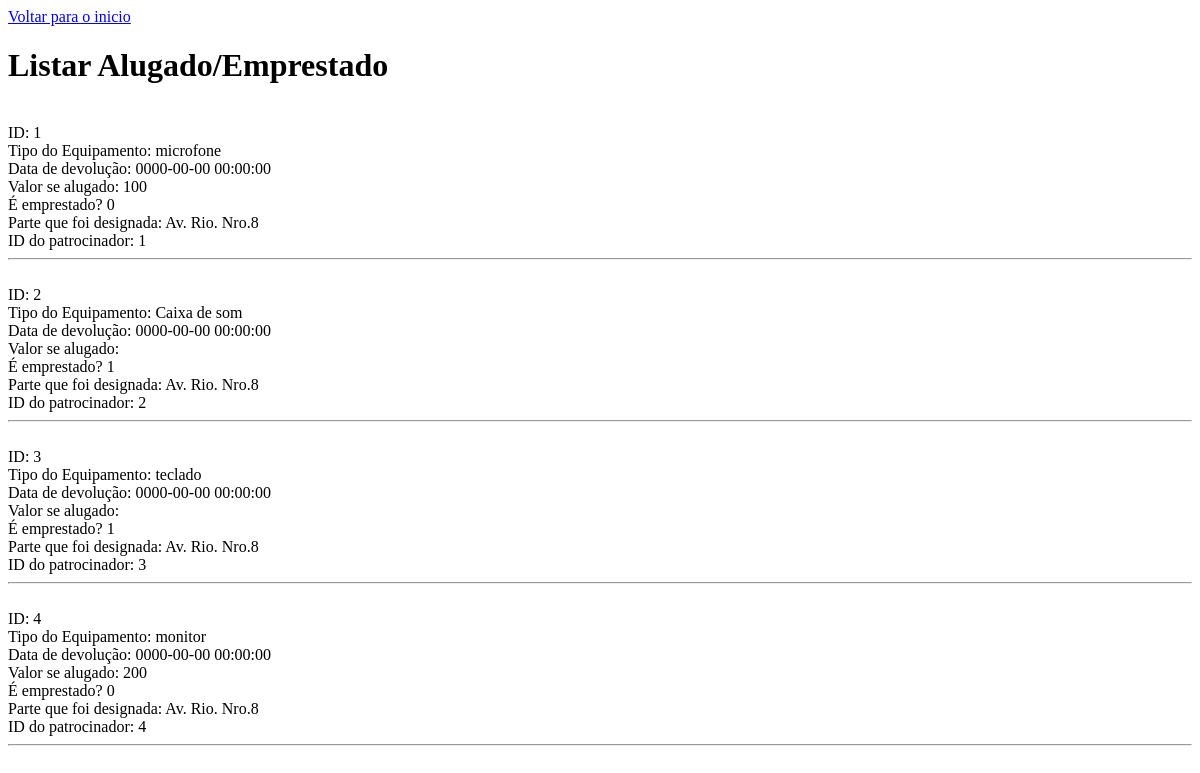
Before: /lib/Select-Listar-PHP/AlugadoEmprestado.php with the older database file.
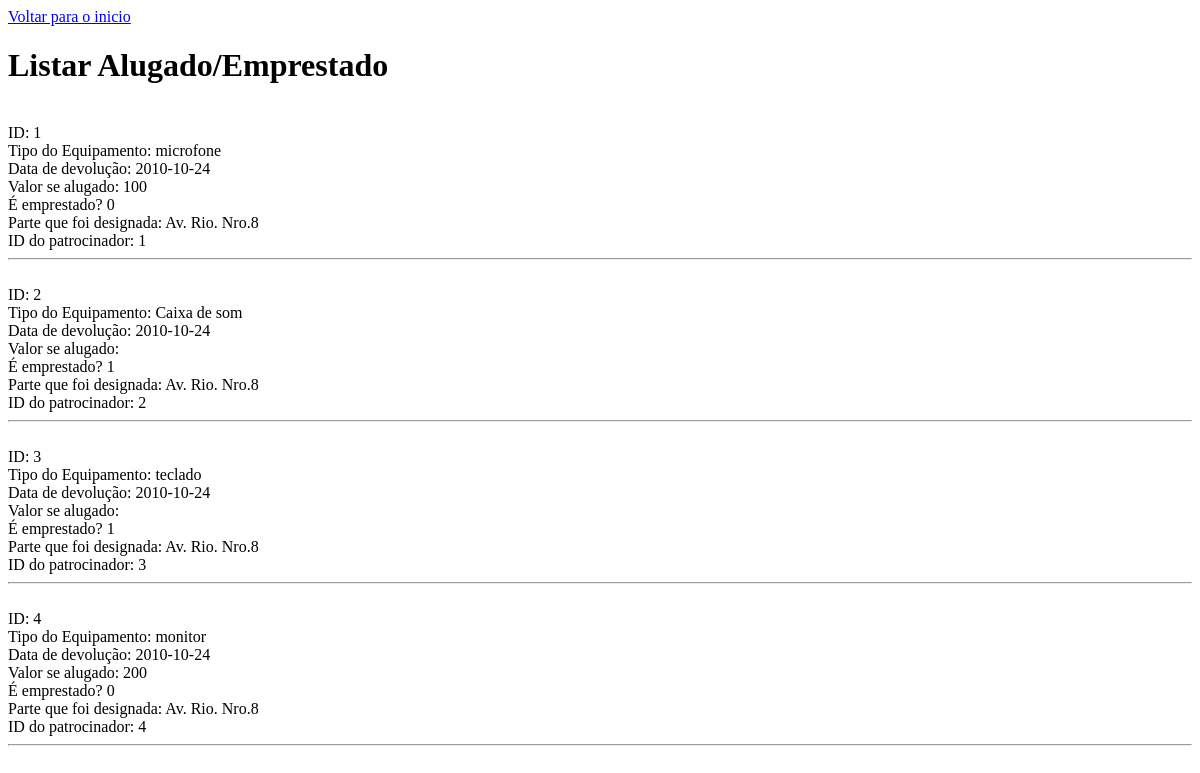
After: the same page with the newer database file.
### tables this page shows
create table alugadoemprestado (
	id_equipamento serial not null, 
	tipo varchar(30), 
	datadevolucao date not null, 
	valor int, 
	emprestado boolean not null,
	partdesiguinada char(30), 
	id_patrocinio bigint unsigned
);

### www/lib/Select-Listar-PHP/AlugadoEmprestado.php (the view, shortened to what this page needs)
<?php
    include("../../modulos/Conexao.php");
?>
<!DOCTYPE html>
<html lang="pt_BR">
<head>
</head>
<body>
<a href="../../index.php">Voltar para o inicio</a>
    <h1>Listar Alugado/Emprestado</h1>
<?php
    $query_usuarios = "SELECT id_equipamento, tipo, datadevolucao, valor, emprestado, partdesiguinada, id_patrocinio FROM alugadoemprestado";
    $resultado_usuarios = $pdo->prepare($query_usuarios);
    $resultado_usuarios->execute();
    if( ($resultado_usuarios) AND ($resultado_usuarios->rowCount() != 0 ) ){
        while($row_usuários = $resultado_usuarios->fetch( PDO:: FETCH_ASSOC )){
            extract($row_usuários);
            echo "<br>ID: " . $id_equipamento . "<br>Tipo do Equipamento: " . $tipo . "<br>Data de devolução: " . $datadevolucao . "<br>Valor se alugado: " . $valor . "<br>É emprestado? " . $emprestado . "<br>Parte que foi designada: " . $partdesiguinada . "<br>ID do patrocinador: " . $id_patrocinio . "<br> <hr>";
        }
    } else{
        echo "<script>alert('Erro: Nenhum dado encontrado!');</script>";
    }

Changed rows visible on the page:
changed alugadoemprestado "microfone": datadevolucao "0000-00-00 00:00:00" → "2010-10-24"
changed alugadoemprestado "Caixa de som": datadevolucao "0000-00-00 00:00:00" → "2010-10-24"
changed alugadoemprestado "teclado": datadevolucao "0000-00-00 00:00:00" → "2010-10-24"
changed alugadoemprestado "monitor": datadevolucao "0000-00-00 00:00:00" → "2010-10-24"
